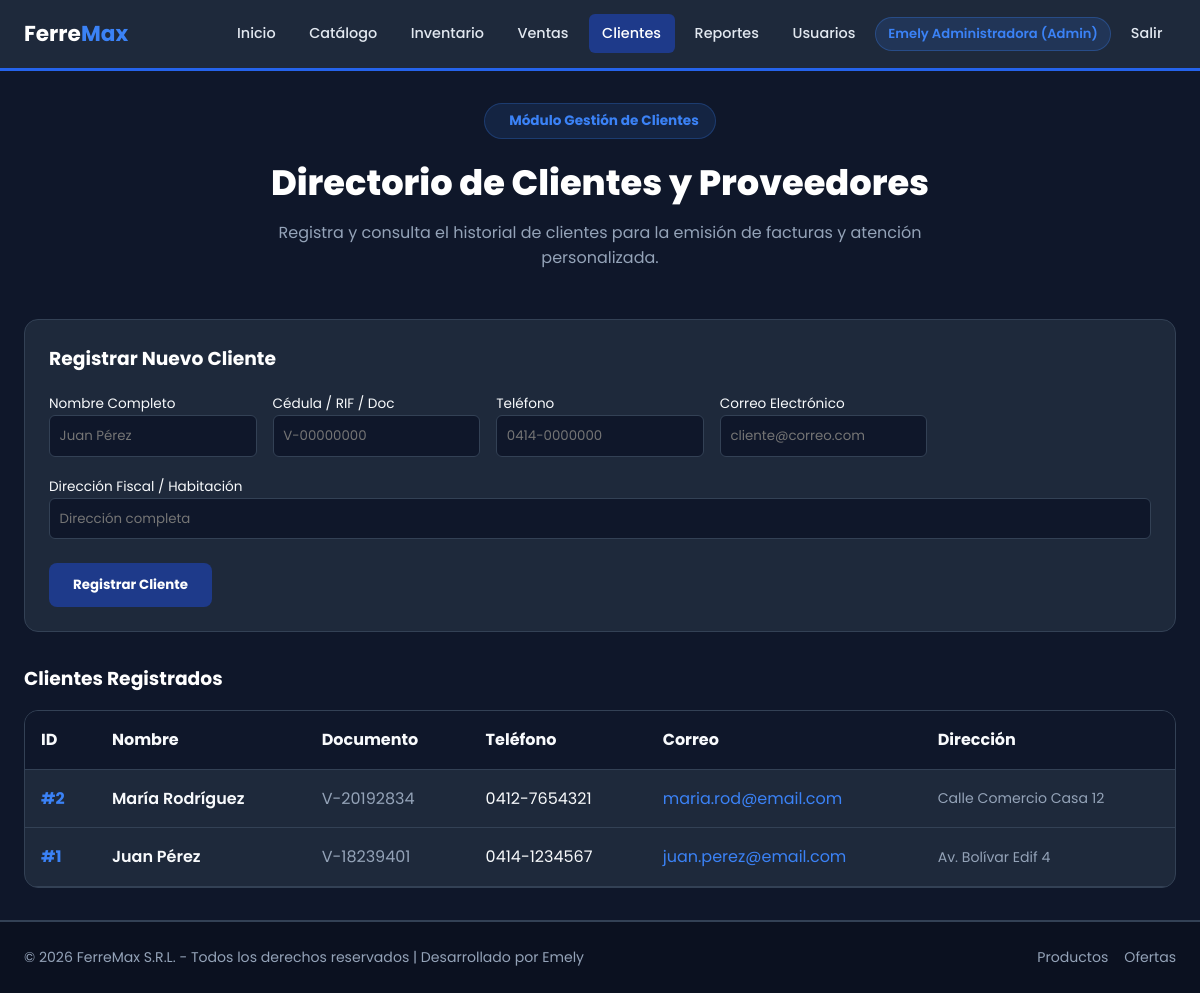
/clientes.php (signed in), run on the app's committed database.
### tables this page shows
CREATE TABLE `clientes` (
    `id` INT AUTO_INCREMENT PRIMARY KEY,
    `nombre` VARCHAR(150) NOT NULL,
    `documento` VARCHAR(30) UNIQUE,
    `telefono` VARCHAR(30),
    `email` VARCHAR(150),
    `direccion` TEXT,
    `creado_en` TIMESTAMP DEFAULT CURRENT_TIMESTAMP
);

### clientes.php (the view, shortened to what this page needs)
<?php
require_once __DIR__ . '/header.php';
$clientes = [];
if ($db_connected) {
    $res = $conn->query("SELECT * FROM clientes ORDER BY id DESC");
    if ($res) while ($r = $res->fetch_assoc()) $clientes[] = $r;
}
?>
<div class="catalog-hero">
    <div class="hero-badge"><i class="fa-solid fa-users"></i> Módulo Gestión de Clientes</div>
    <h2>Directorio de Clientes y Proveedores</h2>
    <p>Registra y consulta el historial de clientes para la emisión de facturas y atención personalizada.</p>
</div>
<div style="background: var(--bg-card); border: 1px solid var(--border-color); padding: 1.5rem; border-radius: 14px; margin-bottom: 2rem;">
    <h3 style="color: var(--text-bright); margin-bottom: 1rem;"><i class="fa-solid fa-user-plus" style="color: var(--accent);"></i> Registrar Nuevo Cliente</h3>
    <form action="clientes.php" method="POST" style="display: grid; grid-template-columns: repeat(auto-fit, minmax(200px, 1fr)); gap: 1rem;">
        <div>
            <label style="font-size:0.85rem; color: var(--text-muted);">Nombre Completo</label>
            <input type="text" name="nombre" placeholder="Juan Pérez" required style="width:100%; background: #0F172A; border:1px solid var(--border-color); color:#fff; padding:0.6rem; border-radius:6px;">
        </div>
        <div>
            <label style="font-size:0.85rem; color: var(--text-muted);">Cédula / RIF / Doc</label>
            <input type="text" name="documento" placeholder="V-00000000" style="width:100%; background: #0F172A; border:1px solid var(--border-color); color:#fff; padding:0.6rem; border-radius:6px;">
        </div>
        <div>
            <label style="font-size:0.85rem; color: var(--text-muted);">Teléfono</label>
            <input type="text" name="telefono" placeholder="0414-0000000" style="width:100%; background: #0F172A; border:1px solid var(--border-color); color:#fff; padding:0.6rem; border-radius:6px;">
        </div>
        <div>
            <label style="font-size:0.85rem; color: var(--text-muted);">Correo Electrónico</label>
            <input type="email" name="email" placeholder="cliente@correo.com" style="width:100%; background: #0F172A; border:1px solid var(--border-color); color:#fff; padding:0.6rem; border-radius:6px;">
        </div>
        <div style="grid-column: 1 / -1;">
            <label style="font-size:0.85rem; color: var(--text-muted);">Dirección Fiscal / Habitación</label>
            <input type="text" name="direccion" placeholder="Dirección completa" style="width:100%; background: #0F172A; border:1px solid var(--border-color); color:#fff; padding:0.6rem; border-radius:6px;">
        </div>
        <div style="grid-column: 1 / -1; margin-top: 0.5rem;">
            <button type="submit" style="background: var(--primary); color:#fff; border:none; padding: 0.75rem 1.5rem; border-radius: 8px; font-weight:700; cursor:pointer;">
                <i class="fa-solid fa-save"></i> Registrar Cliente
            </button>
        </div>
    </form>
</div>
<h3 style="color: var(--text-bright); margin-bottom: 1rem;"><i class="fa-solid fa-address-book" style="color: var(--accent);"></i> Clientes Registrados</h3>
<div style="background: var(--bg-card); border: 1px solid var(--border-color); border-radius: 14px; overflow-x: auto;">
    <table style="width: 100%; border-collapse: collapse; text-align: left; color: var(--text-main);">
        <thead>
            <tr style="background: #0F172A; border-bottom: 1px solid var(--border-color);">
                <th style="padding: 1rem;">ID</th>
                <th style="padding: 1rem;">Nombre</th>
                <th style="padding: 1rem;">Documento</th>
                <th style="padding: 1rem;">Teléfono</th>
                <th style="padding: 1rem;">Correo</th>
                <th style="padding: 1rem;">Dirección</th>
            </tr>
        </thead>
        <tbody>
            <?php foreach ($clientes as $c): ?>
            <tr style="border-bottom: 1px solid var(--border-color);">
                <td style="padding: 1rem; font-weight:700; color: var(--accent);">#<?php echo $c['id']; ?></td>
                <td style="padding: 1rem; font-weight:600;"><?php echo htmlspecialchars($c['nombre']); ?></td>
                <td style="padding: 1rem; color: var(--gray-muted);"><?php echo htmlspecialchars($c['documento']); ?></td>
                <td style="padding: 1rem;"><?php echo htmlspecialchars($c['telefono']); ?></td>
                <td style="padding: 1rem; color: var(--accent);"><?php echo htmlspecialchars($c['email']); ?></td>
                <td style="padding: 1rem; font-size:0.88rem; color: var(--gray-muted);"><?php echo htmlspecialchars($c['direccion']); ?></td>
            </tr>
            <?php endforeach; ?>
        </tbody>
    </table>
</div>
<?php require_once __DIR__ . '/footer.php'; ?>

### Css/global.css (style rules this page uses)
:root { --primary: #1E3A8A; --primary-hover: #2563EB; --accent: #3B82F6; --bg-dark: #0F172A; --bg-card: #1E293B; --bg-card-hover: #334155; --gray-muted: #94A3B8; --border-color: #334155; --text-main: #F8FAFC; --text-bright: #FFFFFF; --radius: 8px; }
* { margin: 0; padding: 0; box-sizing: border-box; font-family: 'Poppins', Arial, sans-serif; }
body { background-color: var(--bg-dark); color: var(--text-main); line-height: 1.6; min-height: 100vh; display: flex; flex-direction: column; }

### Css/productos.css (style rules this page uses)
.catalog-hero { text-align: center; margin-bottom: 3rem; }
.hero-badge { display: inline-flex; align-items: center; gap: 0.5rem; background: rgba(59, 130, 246, 0.12); color: var(--accent); padding: 0.4rem 1rem; border-radius: 50px; font-size: 0.85rem; font-weight: 700; margin-bottom: 1rem; border: 1px solid rgba(59, 130, 246, 0.25); }
.catalog-hero h2 { font-size: 2.2rem; font-weight: 800; color: var(--text-bright); margin-bottom: 0.5rem; }
.catalog-hero p { color: var(--gray-muted); max-width: 650px; margin: 0 auto 2rem auto; }

### data on the page
clientes: id "2", nombre "María Rodríguez", documento "V-20192834", telefono "0412-7654321", email "maria.rod@email.com", direccion "Calle Comercio Casa 12"
clientes: id "1", nombre "Juan Pérez", documento "V-18239401", telefono "0414-1234567", email "juan.perez@email.com", direccion "Av. Bolívar Edif 4"

### other printed values
$nombreUsuario "Emely Administradora"
$rol "Admin"
